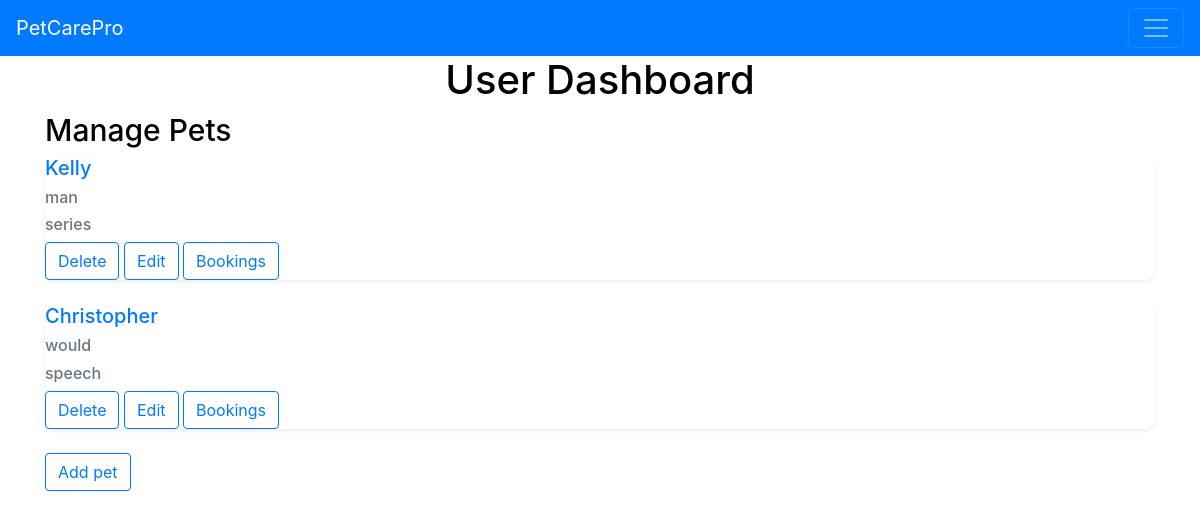
Page /ownerdashboard (signed in) on the earlier database version.
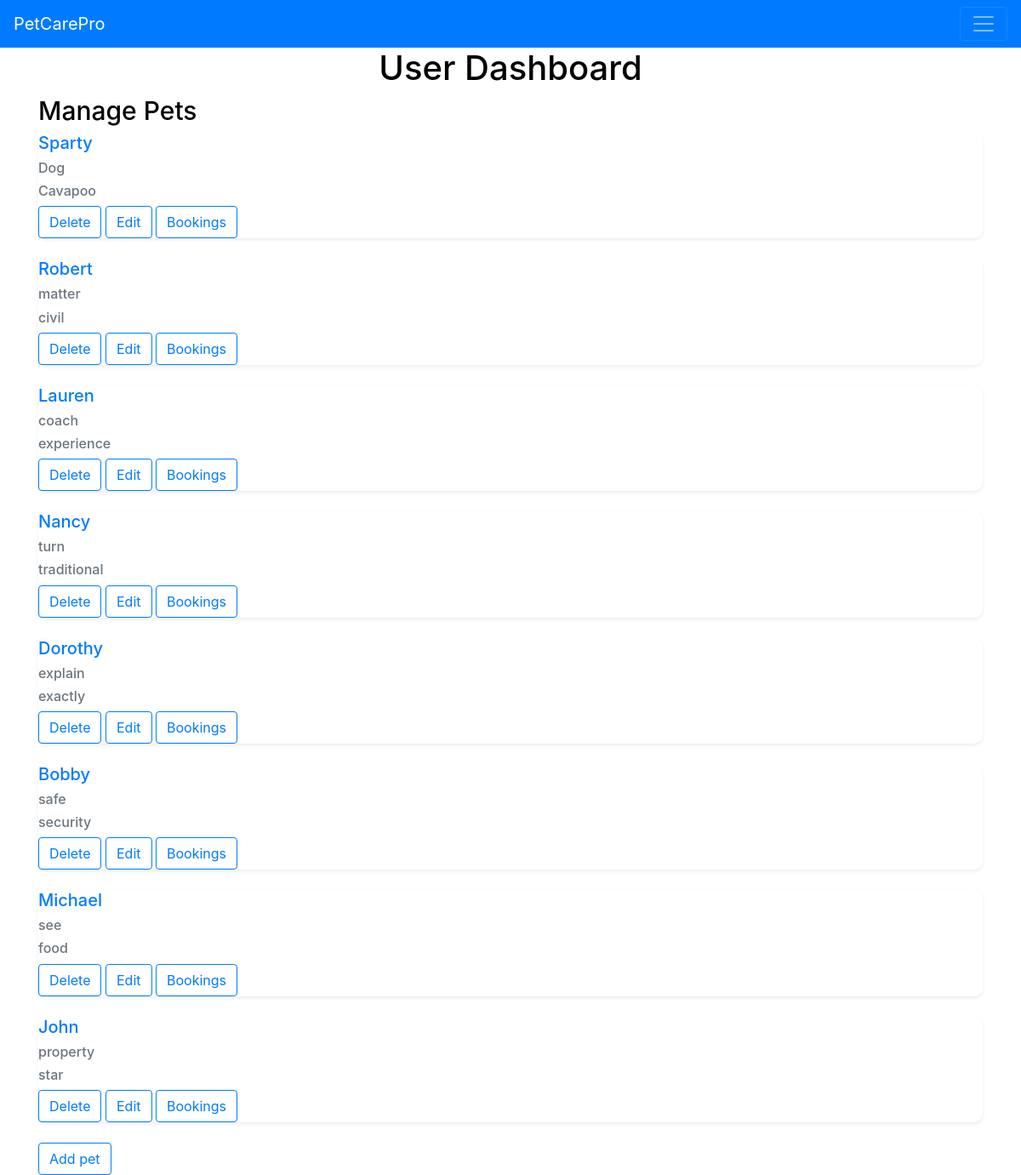
Same page on the later database version.
### app/models.py (models this page shows)
class Pet(db.Model):
    __tablename__ = "pets"
    id = db.Column(db.Integer, primary_key=True, autoincrement=True)
    name = db.Column(db.String(50), index=True)
    species = db.Column(db.String(50))
    breed = db.Column(db.String(50))
    owner_id = db.Column(db.Integer, db.ForeignKey('users.id'))
    bookings = db.relationship('Booking', backref='pet', lazy='dynamic')

### app/views.py (the view)
@app.route('/ownerdashboard',methods=['GET','POST'])
@login_required
def OwnerDashboard():
    user_pets = models.Pet.query.filter_by(owner_id = current_user.get_id() ).all()
    return render_template('OwnerDashboard.html',
                           title = 'UserDashboard',
                           header = 'User Dashboard',
                           subheader1 = 'Manage Pets',
                           user_pets= user_pets)

### app/models.py (called while the page is built)
@login_manager.user_loader
def load_user(id):
    return db.session.get(User, int(id))

### app/templates/OwnerDashboard.html (shortened to what this page needs)
{% extends "Dashboard.html" %}
{% block content1 %}
{%for i in user_pets%}
<div class="row g-2">
    <div class="col">
      <div class="info shadow-sm border-light">
        <div class="info-body">
          <h5 class="info-title text-primary">{{i.name}}</h5>
          <h6 class="info-subtitle mb-2 text-muted">{{i.species}}</h6>
          <h6 class="info-subtitle mb-2 text-muted">{{i.breed}}</h6>
          <a href="{{ url_for('DeletePet', id=i.id) }}" class="btn btn-outline-primary" >Delete</a>
          <a href="{{ url_for('EditPet', id=i.id) }}" class="btn btn-outline-primary" >Edit</a>
          <a href="{{ url_for('ManageBookings', pet_id=i.id) }}" class="btn btn-outline-primary" >Bookings</a>
        </div>
      </div>
    </div>
</div>
<br>
{%endfor%}
<a href="/petcreate" class="btn btn-outline-primary">Add pet</a>
{% endblock %}

Differences in the rows shown:
removed Pet: name "Kelly", species "man", breed "series"
added Pet: name "Sparty", species "Dog", breed "Cavapoo"
changed Pet: name "Christopher" → "Robert"; species "would" → "matter"; breed "speech" → "civil"
now on this page (row edited): Pet: name "Lauren", species "coach", breed "experience"
now on this page (row edited): Pet: name "Nancy", species "turn", breed "traditional"
now on this page (row edited): Pet: name "Dorothy", species "explain", breed "exactly"
now on this page (row edited): Pet: name "Bobby", species "safe", breed "security"
now on this page (row edited): Pet: name "Michael", species "see", breed "food"
now on this page (row edited): Pet: name "John", species "property", breed "star"
